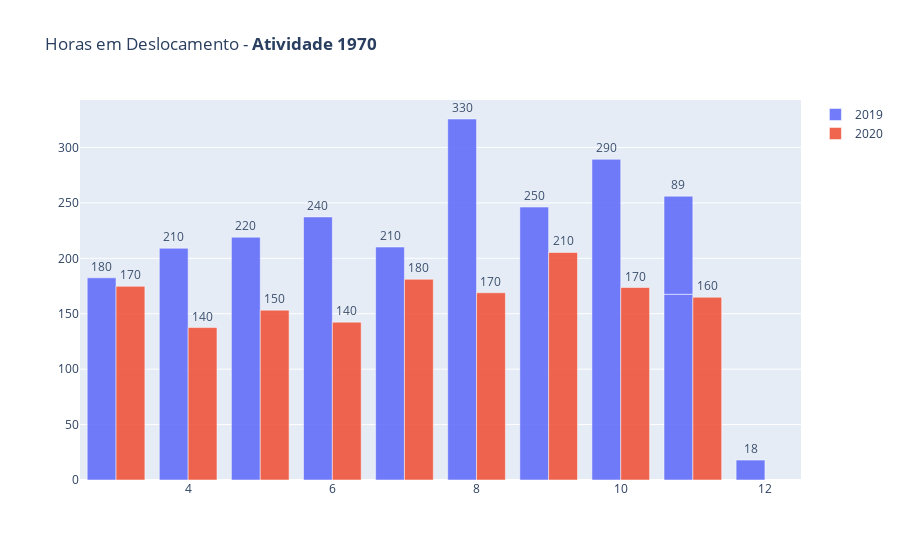

The notebook cell saved with this chart:
### Code cell
import plotly.graph_objects as go

df_eqpto = dt_year_month.query("CD_ATIVIDADE == 1970")
#df_eqpto = df_eqpto.query("EQUIPTO == 1")
df_eqpto = df_eqpto.query("FG_ATIVIDADE_PRODUTIVA != 1")

df2019 = df_eqpto.query('ANO=="2019"')
df2020 = df_eqpto.query('ANO=="2020"')

fig = go.Figure(data=[   
    go.Bar(name='2019', x=df2019.MES, y=df2019.V_TEMPO_PROD_MED_DIA_ATIVIDADE, text=df2019.V_TEMPO_PROD_MED_DIA_ATIVIDADE, textposition='auto'),
    go.Bar(name='2020', x=df2020.MES, y=df2020.V_TEMPO_PROD_MED_DIA_ATIVIDADE, text=df2020.V_TEMPO_PROD_MED_DIA_ATIVIDADE, textposition='auto')
])

#marker_color='crimson'
fig.update_traces(marker_line_color='rgb(255,255,255)', marker_line_width=0.5, opacity=0.9)
fig.update_traces(texttemplate='%{text:.2s}', textposition='outside')
fig.update_layout(uniformtext_minsize=8, uniformtext_mode='hide', title="Horas em Deslocamento - <b>Atividade 1970</b>")
fig.show()

### Figure 1 — Plotly figure (JSON) as saved in the notebook; plotly's stock layout.template omitted (floating-point values rounded to 4 significant figures)
{"data": [{"marker": {"line": {"color": "rgb(255,255,255)", "width": 0.5}}, "name": "2019", "opacity": 0.9, "text": [182.4, 209.1, 219.1, 237.3, 210.2, 325.7, 246.3, 289.4, 167.6, 88.51, 18.01], "textposition": "outside", "texttemplate": "%{text:.2s}", "type": "bar", "x": [3, 4, 5, 6, 7, 8, 9, 10, 11, 11, 12], "y": [182.4, 209.1, 219.1, 237.3, 210.2, 325.7, 246.3, 289.4, 167.6, 88.51, 18.01]}, {"marker": {"line": {"color": "rgb(255,255,255)", "width": 0.5}}, "name": "2020", "opacity": 0.9, "text": [174.7, 137.5, 153.2, 142.4, 181.1, 168.9, 205.2, 173.6, 164.8], "textposition": "outside", "texttemplate": "%{text:.2s}", "type": "bar", "x": [3, 4, 5, 6, 7, 8, 9, 10, 11], "y": [174.7, 137.5, 153.2, 142.4, 181.1, 168.9, 205.2, 173.6, 164.8]}], "layout": {"title": {"text": "Horas em Deslocamento - <b>Atividade 1970</b>"}, "uniformtext": {"minsize": 8, "mode": "hide"}}}
